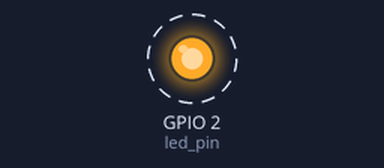
This program was run on a simulated ESP32 board running MicroPython. Shown: output pins drawn as LEDs (lit = HIGH). Dashed ring = blinking. Library files of the repository ran but are not shown: 1 file(s); what the program prints to the serial console is not drawn.

Above: at 0.5 s.
Timing chart, 0 to 4.6 s (numbered marks = the images above):
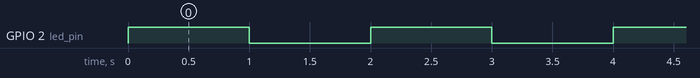

The program:

main.py
```python
# main.py -- put your code here!
import machine
import time
import sys


led_pin = machine.Pin(2, machine.Pin.OUT)
while True:
    led_pin.value(1)
    print("Turning ON...")
    time.sleep(1)
    led_pin.value(0)
    print("Turning OFF...")
    time.sleep(1)
```

Measured:
- by itself, GPIO 2 (led_pin): alternates HIGH for 1.0 s and LOW for 1.0 s
